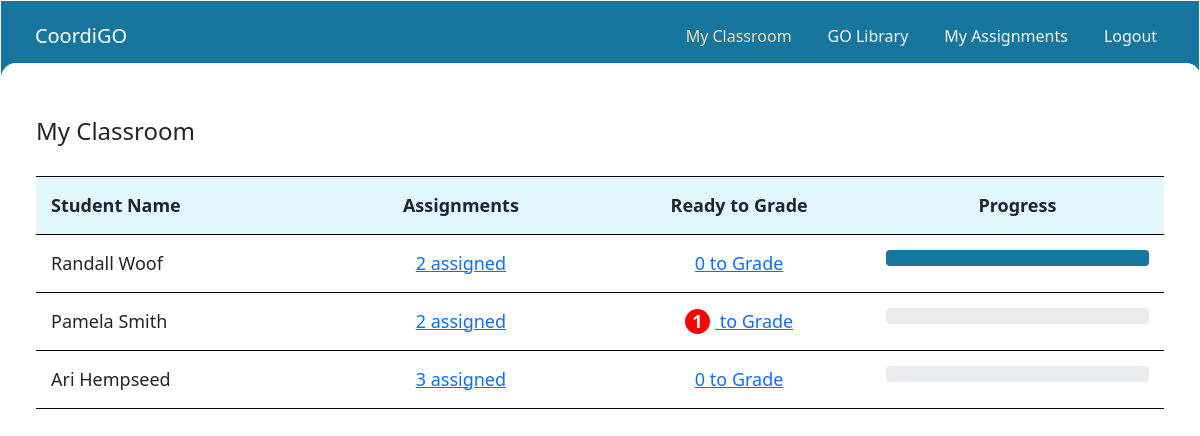
Before: /my_classroom (signed in) with the older database file.
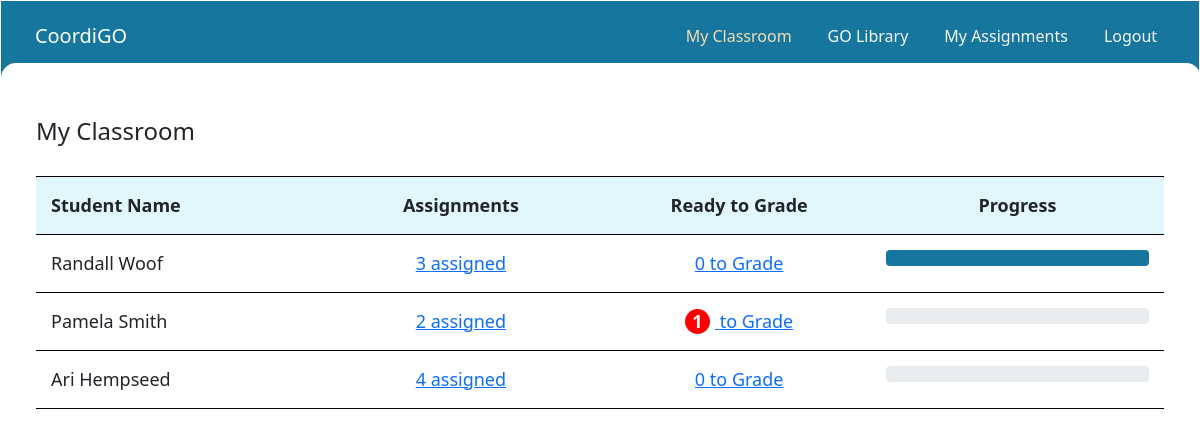
After: the same page with the newer database file.
### coordi/models.py (models this page shows)
class User(AbstractUser):
    user_type = models.CharField(choices=User_Types, max_length=60, default="")
    def __str__(self):
        return f"{self.username}"

### coordi/views.py (the view)
# urls.py: path("my_classroom", views.classroom, name="classroom"),
@login_required
def classroom(request):
    students = User.objects.filter(user_type = "student")
    for student in students:
        count = student.assignments_set.all().count()
        student.count = count
        ready = 0
        graded = 0
        for assignment in student.assignments_set.all():
            if assignment.completed:
                ready = ready + 1
            if assignment.graded:
                graded = graded + 1
        student.ready = ready
        student.graded = graded
        print(student)
        print("PRINTING Assignments ready to grade")
        print(student.ready)
        print("PRINTING ALREADY GRADED assignments")
        print(student.graded)
        student.toGrade = ready - graded
        if count == 0 or graded == 0:
            student.progress = 0
        else:
            student.progress = ( graded/count ) * 100
        print("PRINTING graded/count")
        print(graded/count)
        print("END LOOP")
    return render(request, "coordi/classroom.html", {
        "students" : students,
        "count" : count
    })

### coordi/templates/coordi/classroom.html (shortened to what this page needs)
{% extends "coordi/layout.html" %}
{% block nav %}
    {% include "coordi/navTeacher.html" %}
{% endblock %}
{% block body %}
    <h1>My Classroom</h1>
    <div class="grid-table-wrapper">
        <div class="grid-row-wrapper">
            <p>Student Name</p>
            <p>Assignments</p>
            <p>Ready to Grade</p>
            <p>Progress</p>
        </div>
        {% for student in students %}
            <div class="grid-row-wrapper">
                <p>{{student.first_name}} {{student.last_name}}</p>
                <p>
                    <a href="{% url 'assignments_custom' student.id %}">{{student.count}} assigned</a>
                </p>
                {% if student.toGrade > 0 %}
                    <p>
                        <a href="{% url 'grades' %} "><span class="notification">{{student.toGrade}}</span> to Grade</a>
                    </p>
                {% else %}
                    <p>
                        <a href="{% url 'grades' %} "><span>{{student.toGrade}}</span> to Grade</a>
                    </p>
                {% endif %}
                <div class="progress">
                    {% if student.progress == 100 %}
                        <div class="progress-bar w-100" role="progressbar" aria-valuenow="100" aria-valuemin="0" aria-valuemax="100"></div>
                    {% endif %}
                </div>
            </div>
        {% endfor %}
    </div>
{% endblock %}

Changed rows visible on the page:
changed User "Randall": count "2" → "3"
computed for User "Ari": count "3" → "4"
